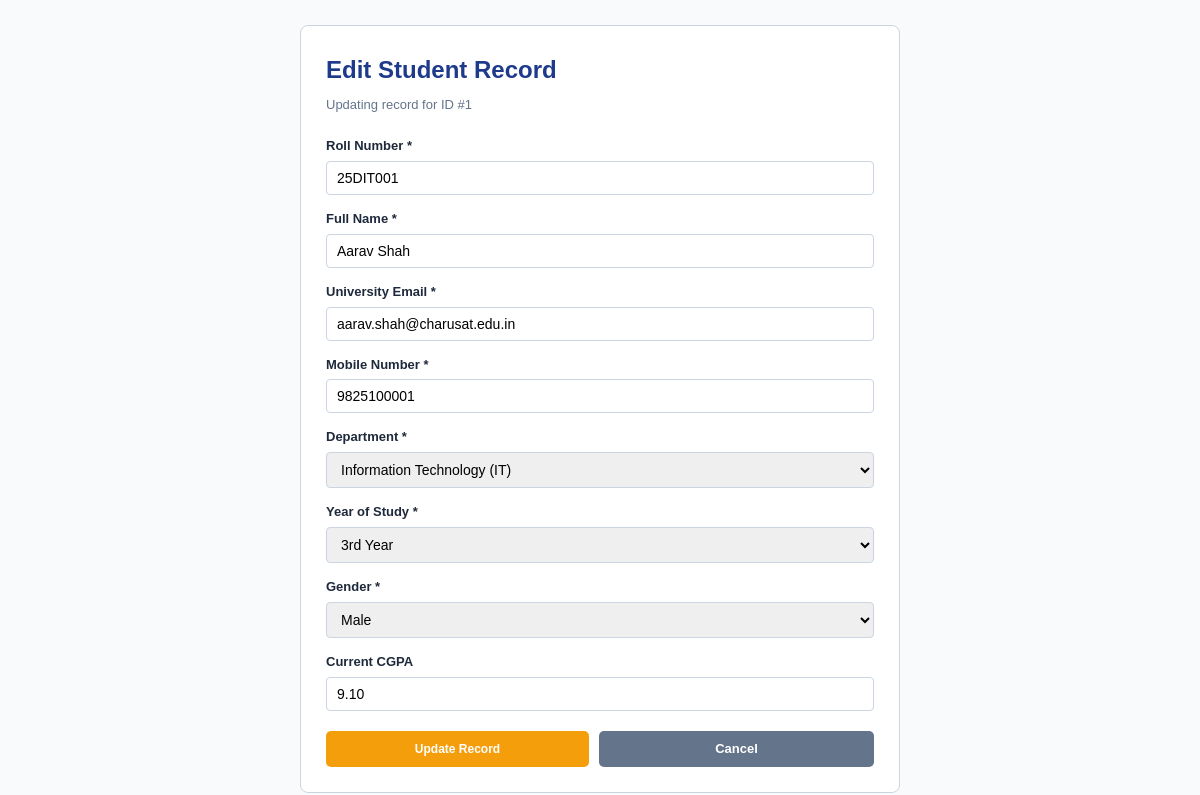
The page /edit_student.php?id=1 on the database its author committed.
### tables this page shows
CREATE TABLE IF NOT EXISTS `students` (
  `id` INT(11) NOT NULL AUTO_INCREMENT,
  `roll_number` VARCHAR(20) NOT NULL UNIQUE,
  `full_name` VARCHAR(100) NOT NULL,
  `email` VARCHAR(120) NOT NULL UNIQUE,
  `mobile` VARCHAR(15) NOT NULL,
  `department` VARCHAR(50) NOT NULL,
  `year_of_study` VARCHAR(10) NOT NULL,
  `gender` VARCHAR(10) NOT NULL,
  `cgpa` DECIMAL(3,2) DEFAULT 0.00,
  `created_at` TIMESTAMP DEFAULT CURRENT_TIMESTAMP,
  PRIMARY KEY (`id`)
);

### edit_student.php (the view, shortened to what this page needs)
<?php
require_once 'db.php';
$id = isset($_GET['id']) ? intval($_GET['id']) : 0;
$selectSql = "SELECT * FROM students WHERE id = $id LIMIT 1";
$res = mysqli_query($conn, $selectSql);
$student = mysqli_fetch_assoc($res);
?>
<!DOCTYPE html>
<html lang="en">
<head>
    <link rel="stylesheet" href="style.css">
</head>
<body>
<div class="form-box">
    <h2 style="color: #1e3a8a; margin-bottom: 6px;">Edit Student Record</h2>
    <p style="font-size: 13px; color: #64748b; margin-bottom: 20px;">Updating record for ID #<?php echo $id; ?></p>
    <form action="edit_student.php?id=<?php echo $id; ?>" method="POST">
        <div class="form-group">
            <label for="roll_number">Roll Number *</label>
            <input type="text" id="roll_number" name="roll_number" value="<?php echo htmlspecialchars($student['roll_number']); ?>" required>
        </div>
        <div class="form-group">
            <label for="full_name">Full Name *</label>
            <input type="text" id="full_name" name="full_name" value="<?php echo htmlspecialchars($student['full_name']); ?>" required>
        </div>
        <div class="form-group">
            <label for="email">University Email *</label>
            <input type="email" id="email" name="email" value="<?php echo htmlspecialchars($student['email']); ?>" required>
        </div>
        <div class="form-group">
            <label for="mobile">Mobile Number *</label>
            <input type="tel" id="mobile" name="mobile" value="<?php echo htmlspecialchars($student['mobile']); ?>" required maxlength="10">
        </div>
        <div class="form-group">
            <label for="department">Department *</label>
            <select id="department" name="department" required>
                <option value="IT" <?php if ($student['department'] === 'IT') echo 'selected'; ?>>Information Technology (IT)</option>
            </select>
        </div>
        <div class="form-group">
            <label for="year_of_study">Year of Study *</label>
            <select id="year_of_study" name="year_of_study" required>
                <option value="3rd" <?php if ($student['year_of_study'] === '3rd') echo 'selected'; ?>>3rd Year</option>
            </select>
        </div>
        <div class="form-group">
            <label for="gender">Gender *</label>
            <select id="gender" name="gender" required>
                <option value="Male" <?php if ($student['gender'] === 'Male') echo 'selected'; ?>>Male</option>
            </select>
        </div>
        <div class="form-group">
            <label for="cgpa">Current CGPA</label>
            <input type="number" step="0.01" min="0" max="10" id="cgpa" name="cgpa" value="<?php echo htmlspecialchars($student['cgpa']); ?>">
        </div>
        <div style="display: flex; gap: 10px; margin-top: 20px;">
            <button type="submit" class="btn btn-warning" style="flex: 1;">Update Record</button>
            <a href="index.php" class="btn btn-secondary" style="flex: 1; text-align: center;">Cancel</a>
        </div>
    </form>
</div>
</body>
</html>

### style.css (style rules this page uses)
* { box-sizing: border-box; margin: 0; padding: 0; }
body { font-family: Arial, sans-serif; background: #f8fafc; color: #1e293b; padding: 25px 15px; line-height: 1.6; }
.btn { display: inline-block; padding: 8px 14px; border-radius: 5px; font-size: 13px; font-weight: bold; text-decoration: none; cursor: pointer; border: none; }
.btn-warning { background: #f59e0b; color: white; padding: 4px 8px; font-size: 12px; }
.btn-secondary { background: #64748b; color: white; }
.form-box { max-width: 600px; margin: auto; background: white; padding: 25px; border-radius: 8px; border: 1px solid #cbd5e1; }
.form-group { margin-bottom: 14px; }
.form-group label { display: block; font-size: 13px; font-weight: bold; margin-bottom: 4px; }
.form-group input, .form-group select { width: 100%; padding: 8px 10px; border: 1px solid #cbd5e1; border-radius: 4px; font-size: 14px; }

### rows shown on the page
students: roll_number "25DIT001", full_name "Aarav Shah", email "aarav.shah@charusat.edu.in", mobile "9825100001", department "Information Technology (IT)", year_of_study "3rd Year", gender "Male", cgpa "9.10"

### other values the page prints
$id "1"
